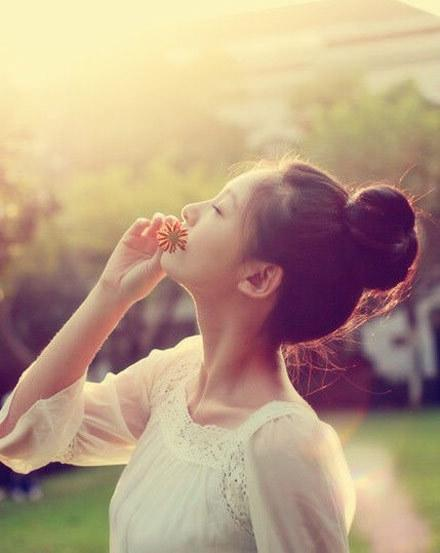
#> input picture image/Demo1.jpg, 440 x 553 px
$ python OpenCvDemo1.py
#> lines starting #> are read from the running program, lines starting #| are printed output that depends on the picture
#code 1017 opencv2

import cv2
import matplotlib.pyplot as plt

img = cv2.imread("image/Demo1.jpg")*1
#> img is the input picture: shape (553, 440, 3); mean B, G, R 131.7, 155.8, 181.9
print(type(img))
#| <class 'numpy.ndarray'>
print(img.shape)
#| (553, 440, 3)

cv2.imshow("Demo1", img)

plt.hist(img.ravel(), 256)
plt.show()
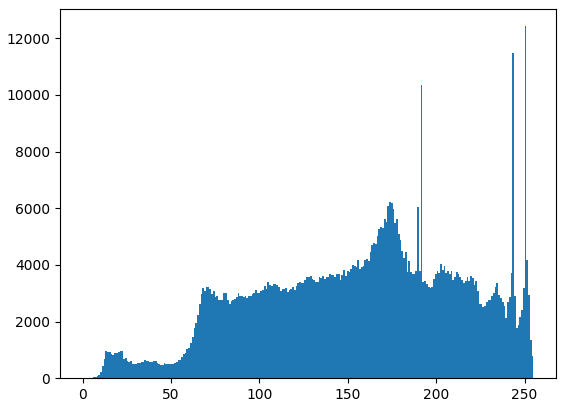
#> figure drawn by matplotlib, 1 panel; tallest bar 12429 high, from x = 250 to 251

#print(type(imsw))
cv2.waitKey()
cv2.destroyAllWindows()
